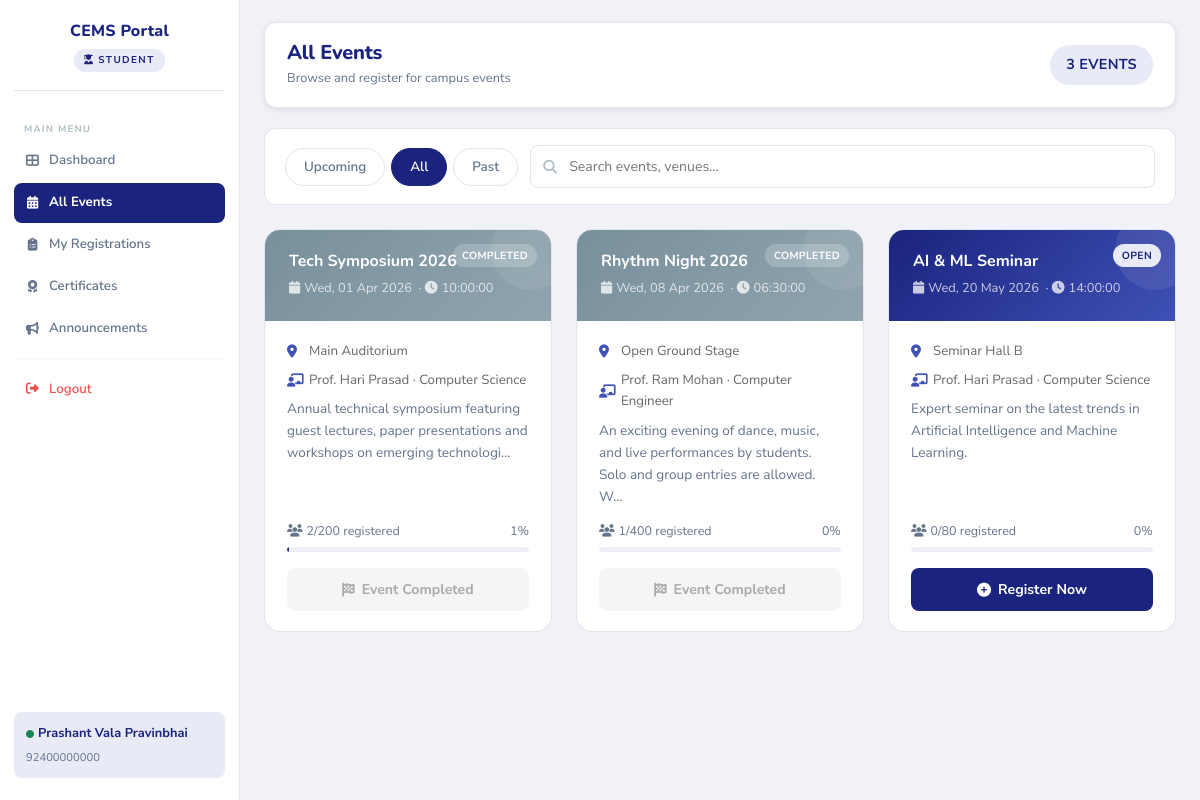
The app's page /student/events.php?filter=all (signed in) with its own data.
### tables this page shows
CREATE TABLE `events` (
  `event_id` int(11) NOT NULL,
  `event_name` varchar(200) NOT NULL,
  `description` text DEFAULT NULL,
  `venue` varchar(200) DEFAULT NULL,
  `event_date` date NOT NULL,
  `event_time` time DEFAULT NULL,
  `capacity` int(11) DEFAULT NULL,
  `status` enum('Pending','Approved','Rejected') NOT NULL DEFAULT 'Approved',
  `rejection_reason` varchar(500) DEFAULT NULL,
  `created_by` int(11) NOT NULL,
  `created_at` timestamp NOT NULL DEFAULT current_timestamp()
);

CREATE TABLE `faculty` (
  `faculty_id` int(11) NOT NULL,
  `full_name` varchar(150) NOT NULL,
  `email` varchar(150) NOT NULL,
  `department` varchar(100) DEFAULT NULL,
  `username` varchar(80) NOT NULL,
  `password` varchar(255) NOT NULL,
  `created_at` timestamp NOT NULL DEFAULT current_timestamp()
);

### student/events.php (the view, shortened to what this page needs)
<?php
require_once("../config/db.php");
require_once("../includes/student_sidebar.php");
$student_id = (int)$_SESSION['student_id'];
$filter = $_GET['filter'] ?? 'upcoming';
$search = trim($_GET['search'] ?? '');
$where_parts = ["e.status = 'Approved'"];
$params = [$student_id];
$types  = "i";
$where = implode(' AND ', $where_parts);
$stmt = $conn->prepare("
    SELECT e.*,
           f.full_name AS faculty_name, f.department,
           (SELECT COUNT(*) FROM registrations r WHERE r.event_id = e.event_id) as reg_count,
           (SELECT COUNT(*) FROM registrations r2 WHERE r2.event_id = e.event_id AND r2.student_id = ?) as is_registered
    FROM events e
    LEFT JOIN faculty f ON f.faculty_id = e.created_by
    WHERE $where
    ORDER BY e.event_date ASC
");
$stmt->bind_param($types, ...$params);
$stmt->execute();
$events = $stmt->get_result()->fetch_all(MYSQLI_ASSOC);
?>
<!DOCTYPE html>
<html lang="en">
<head>
    <link href="https://cdn.jsdelivr.net/npm/bootstrap@5.3.2/dist/css/bootstrap.min.css" rel="stylesheet">
    <link rel="stylesheet" href="https://cdnjs.cloudflare.com/ajax/libs/font-awesome/6.4.2/css/all.min.css">
    <link rel="stylesheet" href="../assets/css/style.css">
</head>
<body>
<?php include '../includes/student_sidebar.php'; ?>
<main class="main-content">
<div class="content-inner">
    <div class="page-header">
        <div>
            <h1>All Events</h1>
            <p>Browse and register for campus events</p>
        </div>
        <span class="badge-cems badge-open" style="font-size:0.9rem;padding:8px 16px;">
            <?= count($events) ?> Events
        </span>
    </div>
    <div class="filter-bar">
        <div class="filter-tabs">
            <a href="?filter=upcoming" class="filter-tab <?= $filter === 'upcoming' ? 'active' : '' ?>">Upcoming</a>
            <a href="?filter=all"      class="filter-tab <?= $filter === 'all'      ? 'active' : '' ?>">All</a>
            <a href="?filter=past"     class="filter-tab <?= $filter === 'past'     ? 'active' : '' ?>">Past</a>
        </div>
        <form method="GET" class="search-wrap">
            <i class="fas fa-search"></i>
            <input type="text" name="search" placeholder="Search events, venues..."
                   value="<?= htmlspecialchars($search) ?>">
        </form>
    </div>
    <?php if (empty($events)): ?>
        <div class="empty-state">
            <i class="fas fa-calendar-times"></i>
            <h5>No events found</h5>
            <p><?= $search ? "Try a different search term" : "Check back later for new events" ?></p>
        </div>
    <?php else: ?>
    <div class="row g-4">
        <?php foreach ($events as $ev):
            $cap      = $ev['capacity'];
            $reg_cnt  = $ev['reg_count'];
            $is_reg   = $ev['is_registered'] > 0;
            $is_full  = $cap && $reg_cnt >= $cap;
            $is_past  = strtotime($ev['event_date']) < strtotime('today');
            $pct      = $cap ? min(100, round($reg_cnt / $cap * 100)) : 0;
        ?>
        <div class="col-md-6 col-xl-4">
            <div class="event-card">
                <div class="event-card-header <?= $is_past ? 'past' : '' ?>">
                    <div class="card-badge">
                        <?php if ($is_past): ?>
                            <span class="badge-cems" style="background:rgba(255,255,255,0.2);color:white;">Completed</span>
                        <?php elseif ($is_reg): ?>
                            <span class="badge-cems" style="background:#c8e6c9;color:#1b5e20;">✓ Registered</span>
                        <?php elseif ($is_full): ?>
                            <span class="badge-cems badge-full">Full</span>
                        <?php else: ?>
                            <span class="badge-cems badge-open">Open</span>
                        <?php endif; ?>
                    </div>
                    <h5><?= htmlspecialchars($ev['event_name']) ?></h5>
                    <div class="event-date-line">
                        <i class="fas fa-calendar me-1"></i><?= date('D, d M Y', strtotime($ev['event_date'])) ?>
                        <?php if ($ev['event_time']): ?>
                            &nbsp;·&nbsp;<i class="fas fa-clock me-1"></i><?= htmlspecialchars($ev['event_time']) ?>
                        <?php endif; ?>
                    </div>
                </div>
                <div class="event-card-body">
                    <?php if ($ev['venue']): ?>
                    <div class="event-info-row">
                        <i class="fas fa-map-marker-alt"></i>
                        <span><?= htmlspecialchars($ev['venue']) ?></span>
                    </div>
                    <?php endif; ?>
                    <?php if ($ev['faculty_name']): ?>
                    <div class="event-info-row">
                        <i class="fas fa-chalkboard-teacher"></i>
                        <span><?= htmlspecialchars($ev['faculty_name']) ?><?= $ev['department'] ? ' · ' . htmlspecialchars($ev['department']) : '' ?></span>
                    </div>
                    <?php endif; ?>
                    <?php if ($ev['description']): ?>
                    <p class="event-desc"><?= htmlspecialchars(mb_strimwidth($ev['description'], 0, 110, '…')) ?></p>
                    <?php endif; ?>
                    <?php if ($cap): ?>
                    <div style="margin-top:auto;">
                        <div style="display:flex;justify-content:space-between;font-size:0.78rem;color:var(--text-muted);margin-bottom:5px;">
                            <span><i class="fas fa-users me-1"></i><?= $reg_cnt ?>/<?= $cap ?> registered</span>
                            <span><?= $pct ?>%</span>
                        </div>
                        <div class="cap-bar-track">
                            <div class="cap-bar-fill <?= $is_full ? 'full' : '' ?>" style="width:<?= $pct ?>%"></div>
                        </div>
                    </div>
                    <?php endif; ?>
                    <?php if ($is_past): ?>
                        <button class="register-btn past-btn" disabled>
                            <i class="fas fa-flag-checkered"></i> Event Completed
                        </button>
                    <?php elseif ($is_reg): ?>
                        <button class="register-btn registered" disabled>
                            <i class="fas fa-check-circle"></i> Already Registered
                        </button>
                    <?php elseif ($is_full): ?>
                        <button class="register-btn full" disabled>
                            <i class="fas fa-lock"></i> Event Full
                        </button>
                    <?php else: ?>
                        <form method="POST">
                            <button type="submit" class="register-btn open">
                                <i class="fas fa-plus-circle"></i> Register Now
                            </button>
                        </form>
                    <?php endif; ?>
                </div>
            </div>
        </div>
        <?php endforeach; ?>
    </div>
    <?php endif; ?>
</div>
</main>
</body>
</html>

### assets/css/style.css (style rules this page uses)
:root { --primary: #1a237e; --primary-mid: #283593; --accent: #3f51b5; --accent-light: #e8eaf6; --main-bg: #f0f2f8; --sidebar-bg: #ffffff; --card-bg: #ffffff; --border: #e2e5ee; --text-dark: #1a2035; --text-muted: #64748b; --gold: #f9a825; --gold-light: #fff8e1; --success: #2e7d32; --success-light: #e8f5e9; --danger: #c62828; --danger-light: #fce4ec; --warning: #e65100; --warning-light: #fff3e0; --sidebar-width: 240px; --font-display: 'Nunito', sans-serif; --font-body: 'Nunito Sans', sans-serif; --radius-sm: 8px; --radius-md: 12px; --radius-lg: 16px; --shadow-sm: 0 1px 4px rgba(0,0,0,0.07), 0 2px 8px rgba(0,0,0,0.04); --shadow-md: 0 4px 16px rgba(26,35,126,0.10); --shadow-lg: 0 12px 40px rgba(26,35,126,0.14); --transition: all 0.2s ease; }
*, *::before, *::after { box-sizing: border-box; margin: 0; padding: 0; }
html { scroll-behavior: smooth; }
body { background: var(--main-bg); font-family: var(--font-body); color: var(--text-dark); font-size: 14px; line-height: 1.65; -webkit-font-smoothing: antialiased; }
a { text-decoration: none; color: inherit; }
.main-content { margin-left: var(--sidebar-width); min-height: 100vh; background: var(--main-bg); padding: 28px 32px; }
.content-inner { max-width: 960px; margin: 0 auto; }
.page-header { background: var(--card-bg); border: 1px solid var(--border); border-radius: var(--radius-md); padding: 18px 22px; margin-bottom: 20px; display: flex; align-items: center; justify-content: space-between; gap: 14px; flex-wrap: wrap; box-shadow: var(--shadow-sm); }
.page-header h1 { font-family: var(--font-display); font-size: 1.25rem; font-weight: 800; color: var(--primary); margin: 0; line-height: 1.2; letter-spacing: -0.2px; }
.page-header p { color: var(--text-muted); margin: 3px 0 0; font-size: 0.8rem; }
.badge-cems { display: inline-flex; align-items: center; gap: 3px; font-size: 0.65rem; font-weight: 700; padding: 3px 9px; border-radius: 20px; text-transform: uppercase; letter-spacing: 0.3px; white-space: nowrap; }
.badge-open { background: var(--accent-light); color: var(--primary); }
.cap-bar-track { height: 5px; background: #eef0f5; border-radius: 10px; overflow: hidden; }
.cap-bar-fill { height: 100%; border-radius: 10px; background: linear-gradient(90deg, var(--accent), var(--primary)); transition: width 0.5s ease; }
@media (max-width: 1200px) { .main-content { padding: 22px 24px; } }

### records on screen
events: shows "COMPLETED", event_name "Tech Symposium 2026", event_date "Wed, 01 Apr 2026", event_time "10:00:00", venue "Main Auditorium", created_by.full_name "Prof. Hari Prasad", created_by.department "Computer Science", description "Annual technical symposium featuring guest lectures, paper presentations and workshops on emerging technologi…", reg_cnt "2", capacity "200", pct "1", shows "Event Completed"
events: shows "COMPLETED", event_name "Rhythm Night 2026", event_date "Wed, 08 Apr 2026", event_time "06:30:00", venue "Open Ground Stage", created_by.full_name "Prof. Ram Mohan", created_by.department "Computer Engineer", description "An exciting evening of dance, music, and live performances by students. Solo and group entries are allowed. W…", reg_cnt "1", capacity "400", pct "0", shows "Event Completed"
events: shows "OPEN", event_name "AI & ML Seminar", event_date "Wed, 20 May 2026", event_time "14:00:00", venue "Seminar Hall B", created_by.full_name "Prof. Hari Prasad", created_by.department "Computer Science", description "Expert seminar on the latest trends in Artificial Intelligence and Machine Learning.", reg_cnt "0", capacity "80", pct "0"

### other values on screen
$_SESSION['student_name'] "Prashant Vala Pravinbhai"
$_SESSION['enrollment_no'] "92400000000"
count($events) "3"
